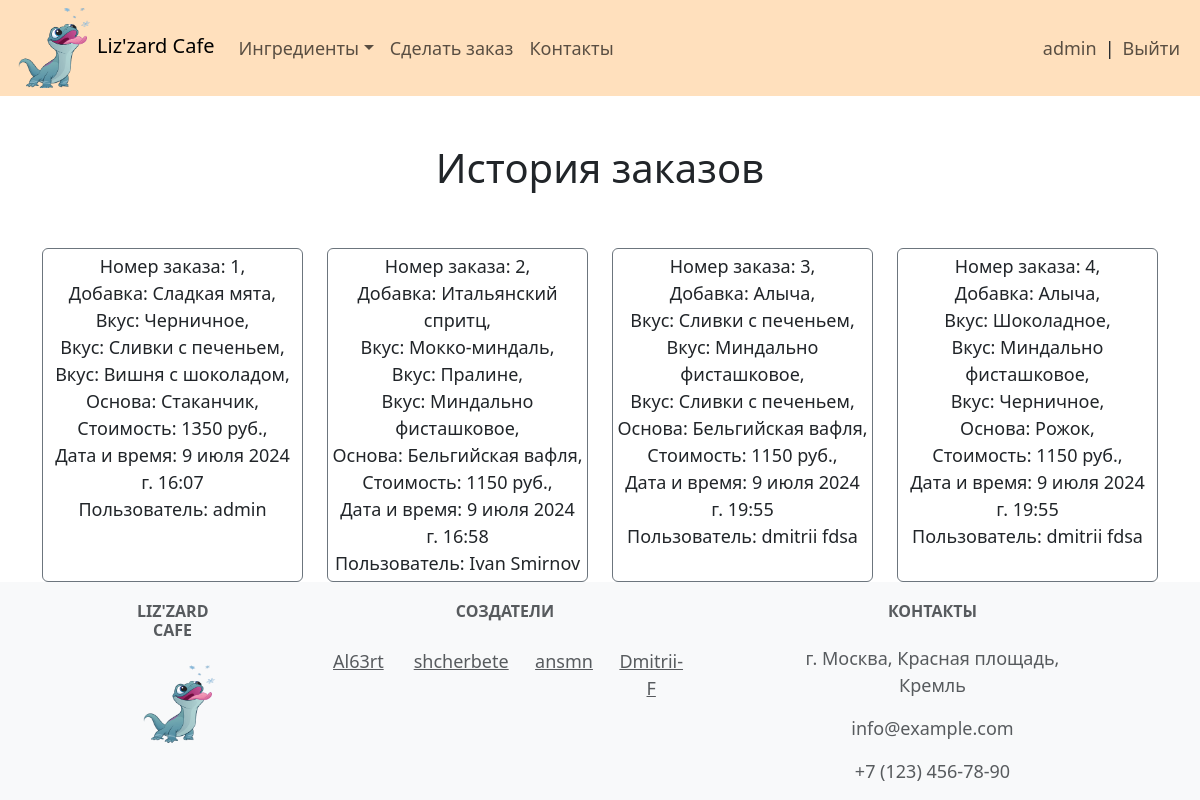
Before: /all_orders/ (signed in) with the older database file.
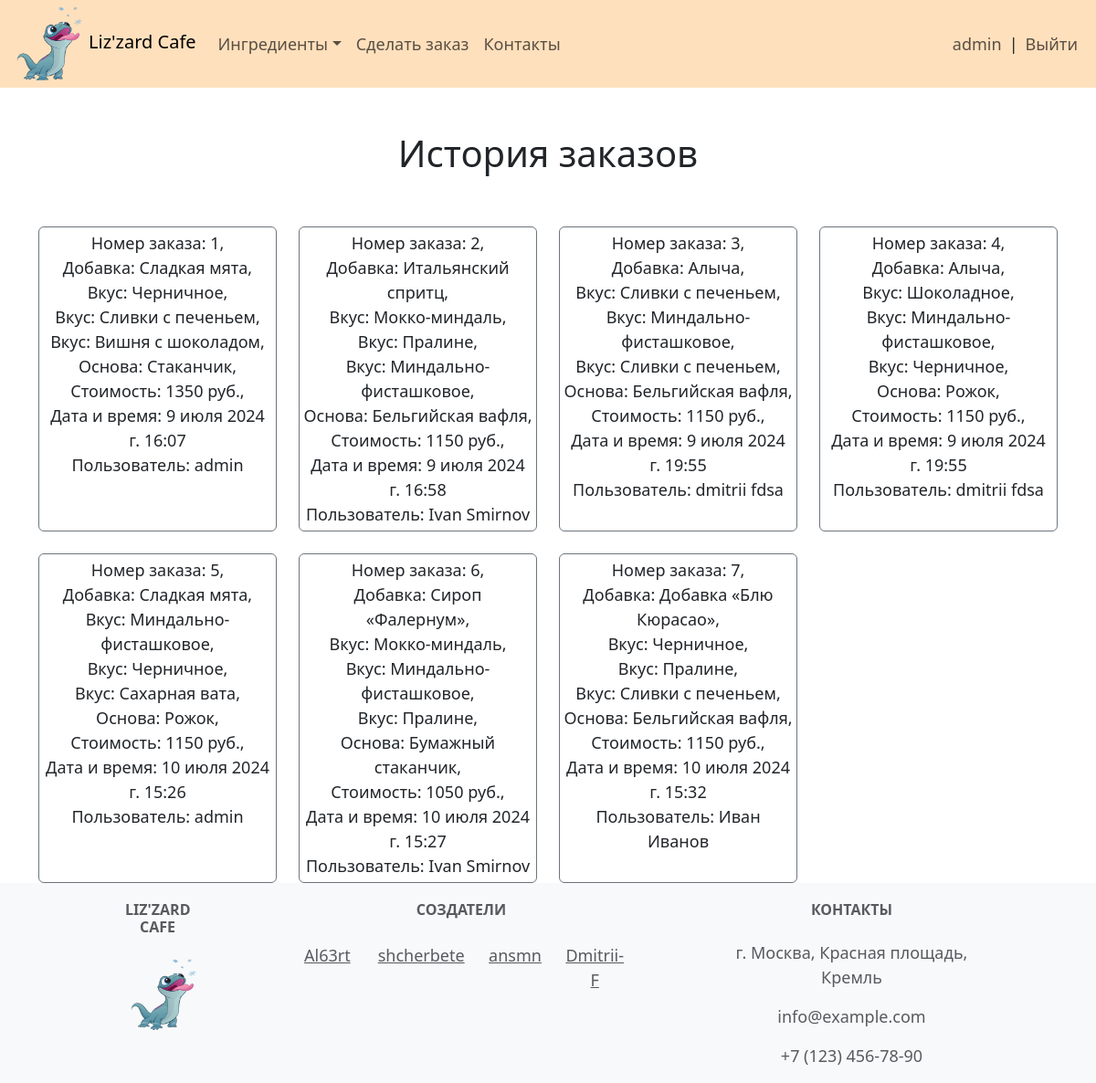
After: the same page with the newer database file.
### icecream_bar/models.py (models this page shows, shortened)
class IceCreamInContainer(models.Model):
    user = models.ForeignKey(User, on_delete=models.CASCADE)
    topping = models.ForeignKey(Topping, on_delete=models.CASCADE, verbose_name='Добавка')
    flavor3 = models.ForeignKey(Flavor, on_delete=models.CASCADE, related_name='flavor3',
                                verbose_name='Вкус')
    flavor2 = models.ForeignKey(Flavor, on_delete=models.CASCADE, related_name='flavor2',
                                verbose_name='Вкус')
    flavor1 = models.ForeignKey(Flavor, on_delete=models.CASCADE, related_name='flavor1',
                                verbose_name='Вкус')
    container = models.ForeignKey(Container, on_delete=models.CASCADE, verbose_name='Основа')
    total_price = models.DecimalField(max_digits=6, decimal_places=0, verbose_name='Стоимость')
    ordered_at = models.DateTimeField(auto_now_add=True)

class Topping(models.Model):
    name = models.CharField(max_length=100)
    description = models.TextField()
    image = models.ImageField(upload_to='Topping/', blank=True)
    price = models.PositiveIntegerField()
    def __str__(self):
        return self.name

class Flavor(models.Model):
    name = models.CharField(max_length=100)
    description = models.TextField()
    image = models.ImageField(upload_to='Flavor/', blank=True)
    price = models.PositiveIntegerField()
    def __str__(self):
        return self.name

class Container(models.Model):
    name = models.CharField(max_length=100)
    description = models.TextField()
    image = models.ImageField(upload_to='Container/', blank=True)
    price = models.PositiveIntegerField()
    def __str__(self):
        return self.name

### icecream_bar/views.py (the view)
# urls.py: path('all_orders/', views.AllOrdersListView.as_view(), name='all_orders'),
class AllOrdersListView(ListView):
    model = IceCreamInContainer
    template_name = 'icecream_bar/all_orders.html'
    def get_context_data(self):
        context = super().get_context_data()
        context['orders_list'] = IceCreamInContainer.objects.all()
        return context

### icecream_bar/templates/icecream_bar/all_orders.html
{% extends 'base/base.html' %}
{% block content %}
    {% for group in request.user.groups.all %}
        {% if group.name == 'admins' %}
            <div class="container text-center">
                <h1>
                    <br>
                    История заказов
                    <br>
                    <br>
                </h1>
                <div class="row row-cols-1 row-cols-sm-2 row-cols-xl-4 g-4">
                    {% for order in orders_list %}
                        <div class="col">
                            <div class="card border-secondary h-100 p-1">
                                Номер заказа: {{ order.id }},
                                <br>
                                Добавка: {{ order.topping }},
                                <br>
                                Вкус: {{ order.flavor3 }},
                                <br>
                                Вкус: {{ order.flavor2 }},
                                <br>
                                Вкус: {{ order.flavor1 }},
                                <br>
                                Основа: {{ order.container }},
                                <br>
                                Стоимость: {{ order.total_price }} руб.,
                                <br>
                                Дата и время: {{ order.ordered_at }}
                                <br>
                                Пользователь: {{ order.user.first_name }} {{ order.user.last_name }}
                                <br>
                            </div>
                        </div>
                        {% empty %}
                        <p>Нет заказов.</p>
                    {% endfor %}
                </div>
            </div>
        {% endif %}
    {% endfor %}
{% endblock %}

### templates/base/base.html (shortened to what this page needs)
<!DOCTYPE html>
<html lang="en">
<head>
    <link href="https://cdn.jsdelivr.net/npm/bootstrap@5.3.3/dist/css/bootstrap.min.css"
          rel="stylesheet"
>
    {% load static %}
    <link rel="stylesheet" href="{% static 'main.css' %}">
</head>
<body class="d-flex flex-column min-vh-100">
<header>
    {% include 'base/nav.html' %}
</header>
<main>
    {% block content %}{% endblock %}
</main>
<footer class="footer mt-auto">
    {% include 'base/footer.html' %}
</footer>
</body>
</html>

### templates/base/nav.html (shortened to what this page needs)
<nav class="navbar navbar-expand-lg color-navbar">
    <div class="container-fluid">
        {% load static %}
        <div class="logo">
            <a href="/">
                <img src="{% static 'image/logo.png' %}"
                     alt="Logo"
                     class="navbar-logo-img">
            </a>
        </div>
        <h4>
            <a class="navbar-brand" href="/">Liz'zard Cafe</a>
        </h4>
        <div class="collapse navbar-collapse" id="navbarSupportedContent">
            <ul class="navbar-nav me-auto mb-2 mb-lg-0">
                <li class="nav-item dropdown">
                    <a class="nav-link dropdown-toggle"
                       role="button"
                       data-bs-toggle="dropdown"
                       aria-expanded="false">Ингредиенты</a>
                </li>
                <li class="nav-item">
                    <a class="nav-link" href="{% url 'icecream_bar:order_create' %}">
                        Сделать заказ</a>
                </li>
                <li class="nav-item">
                    <a class="nav-link" href="/contacts/">Контакты</a>
                </li>
            </ul>
            <ul class="navbar-nav ms-auto mb-2 mb-lg-0">
                <li class="nav-item d-inline-flex align-items-center">
                    {% if user.is_authenticated %}
                        <a class="nav-link" href="{% url 'icecream_bar:profile' %}">
                            {{ user.username }}</a> |
                        <a class="nav-link" href="{% url 'logout' %}">Выйти</a>
                    {% else %}
                        <a class="nav-link" href="{% url 'login' %}">Войти</a>
                    {% endif %}
                </li>
            </ul>
        </div>
    </div>
</nav>

### templates/base/footer.html
<footer class="text-center text-lg-start bg-body-tertiary text-muted">
    <div class="pt-1">
        <div class="container text-center text-md-start mt-2">
            <div class="row mt-3">
                <div class="col-md-1 col-lg-1 col-xl-1 mx-auto mb-4">
                    <h6 class="text-center text-uppercase fw-bold mb-4">Liz'zard Cafe</h6>
                    {% load static %}
                    <a href="/">
                        <img src="{% static 'image/logo.png' %}" alt="Logo" class="logo">
                    </a>
                </div>
                <div class="col-md-2 col-xl-4">
                    <h6 class="text-center text-uppercase fw-bold">
                        Создатели
                        <br>
                        <br>
                    </h6>
                    <div class="row">
                        <div class="col text-center">
                            <p>
                                <a href="https://github.com/Al63rt" class="text-reset">Al63rt</a>
                            </p>
                        </div>
                        <div class="col text-center">
                            <p>
                                <a href="https://github.com/shcherbete"
                                   class="text-reset">shcherbete</a>
                            </p>
                        </div>
                        <div class="col text-center">
                            <p>
                                <a href="https://github.com/ansmn" class="text-reset">ansmn</a>
                            </p>
                        </div>
                        <div class="col text-center">
                            <p>
                                <a href="https://github.com/Dmitrii-F"
                                   class="text-reset">Dmitrii-F</a>
                            </p>
                        </div>
                    </div>
                </div>
                <div class="col-md-4 col-lg-3 col-xl-3 mx-auto mb-md-0 mb-4">
                    <h6 class="text-center text-uppercase fw-bold mb-4">Контакты</h6>
                    <p class="text-center">г. Москва, Красная площадь, Кремль</p>
                    <p class="text-center">info@example.com</p>
                    <p class="text-center">+7 (123) 456-78-90</p>
                </div>
            </div>
        </div>
    </div>
</footer>

### icecream_bar/static/main.css (style rules this page uses)
* + * { font-size: 18px; }
.logo { background-size: 100%; width: 85px; height: 80px; }
.navbar-logo-img { width: 100%; height: 100%; object-fit: cover; }
.h-100 { height: 100%; }
.color-navbar { background-color: #ffe0bd; }

Changed rows visible on the page:
changed through a linked row, IceCreamInContainer "9 июля 2024 г. 16:58": flavor1 "Миндально фисташковое" → "Миндально-фисташковое"
changed through a linked row, IceCreamInContainer id 3: flavor2 "Миндально фисташковое" → "Миндально-фисташковое"
changed through a linked row, IceCreamInContainer "Шоколадное": flavor2 "Миндально фисташковое" → "Миндально-фисташковое"
added IceCreamInContainer: id "5", topping "Сладкая мята", flavor3 "Миндально-фисташковое", flavor2 "Черничное", flavor1 "Сахарная вата", container "Рожок", total_price "1150", ordered_at "10 июля 2024 г. 15:26", user.first_name "admin"
added IceCreamInContainer: id "6", topping "Сироп «Фалернум»", flavor3 "Мокко-миндаль", flavor2 "Миндально-фисташковое", flavor1 "Пралине", container "Бумажный стаканчик", total_price "1050", ordered_at "10 июля 2024 г. 15:27", user.first_name "Ivan", user.last_name "Smirnov"
added IceCreamInContainer: id "7", topping "Добавка «Блю Кюрасао»", flavor3 "Черничное", flavor2 "Пралине", flavor1 "Сливки с печеньем", container "Бельгийская вафля", total_price "1150", ordered_at "10 июля 2024 г. 15:32", user.first_name "Иван", user.last_name "Иванов"
